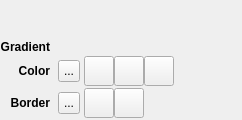
<?xml version="1.0" encoding="UTF-8"?>
<ui version="4.0">
 <class>ContextPaneWidgetRectangle</class>
 <widget class="QWidget" name="ContextPaneWidgetRectangle">
  <property name="geometry">
   <rect>
    <x>0</x>
    <y>0</y>
    <width>241</width>
    <height>120</height>
   </rect>
  </property>
  <property name="windowTitle">
   <string/>
  </property>
  <layout class="QGridLayout" name="gridLayout">
   <property name="leftMargin">
    <number>0</number>
   </property>
   <property name="topMargin">
    <number>2</number>
   </property>
   <property name="rightMargin">
    <number>2</number>
   </property>
   <property name="bottomMargin">
    <number>2</number>
   </property>
   <property name="horizontalSpacing">
    <number>4</number>
   </property>
   <property name="verticalSpacing">
    <number>2</number>
   </property>
   <item row="0" column="0">
    <widget class="QLabel" name="gradientLabel">
     <property name="font">
      <font>
       <weight>75</weight>
       <bold>true</bold>
      </font>
     </property>
     <property name="text">
      <string>Gradient</string>
     </property>
     <property name="alignment">
      <set>Qt::AlignBottom|Qt::AlignRight|Qt::AlignTrailing</set>
     </property>
    </widget>
   </item>
   <item row="0" column="1" colspan="5">
    <widget class="QmlEditorWidgets::GradientLine" name="gradientLine" native="true">
     <property name="minimumSize">
      <size>
       <width>160</width>
       <height>50</height>
      </size>
     </property>
     <property name="maximumSize">
      <size>
       <width>240</width>
       <height>16777215</height>
      </size>
     </property>
    </widget>
   </item>
   <item row="1" column="0">
    <widget class="QLabel" name="label_2">
     <property name="font">
      <font>
       <weight>75</weight>
       <bold>true</bold>
      </font>
     </property>
     <property name="text">
      <string>Color</string>
     </property>
     <property name="alignment">
      <set>Qt::AlignRight|Qt::AlignTrailing|Qt::AlignVCenter</set>
     </property>
    </widget>
   </item>
   <item row="1" column="2">
    <widget class="QmlEditorWidgets::ColorButton" name="colorColorButton">
     <property name="minimumSize">
      <size>
       <width>22</width>
       <height>22</height>
      </size>
     </property>
     <property name="maximumSize">
      <size>
       <width>22</width>
       <height>22</height>
      </size>
     </property>
     <property name="text">
      <string>...</string>
     </property>
     <property name="checkable">
      <bool>true</bool>
     </property>
    </widget>
   </item>
   <item row="1" column="3" colspan="2">
    <widget class="QWidget" name="widget_3" native="true">
     <layout class="QHBoxLayout" name="horizontalLayout">
      <property name="spacing">
       <number>0</number>
      </property>
      <property name="margin">
       <number>0</number>
      </property>
      <item>
       <widget class="QToolButton" name="colorSolid">
        <property name="minimumSize">
         <size>
          <width>30</width>
          <height>30</height>
         </size>
        </property>
        <property name="text">
         <string/>
        </property>
        <property name="icon">
         <iconset resource="resources.qrc">
          <normaloff>:/qmldesigner/images/icon_color_solid.png</normaloff>:/qmldesigner/images/icon_color_solid.png</iconset>
        </property>
        <property name="checkable">
         <bool>true</bool>
        </property>
        <property name="autoExclusive">
         <bool>true</bool>
        </property>
       </widget>
      </item>
      <item>
       <widget class="QToolButton" name="colorGradient">
        <property name="minimumSize">
         <size>
          <width>30</width>
          <height>30</height>
         </size>
        </property>
        <property name="text">
         <string/>
        </property>
        <property name="icon">
         <iconset resource="resources.qrc">
          <normaloff>:/qmldesigner/images/icon_color_gradient.png</normaloff>:/qmldesigner/images/icon_color_gradient.png</iconset>
        </property>
        <property name="checkable">
         <bool>true</bool>
        </property>
        <property name="autoExclusive">
         <bool>true</bool>
        </property>
       </widget>
      </item>
      <item>
       <widget class="QToolButton" name="colorNone">
        <property name="minimumSize">
         <size>
          <width>30</width>
          <height>30</height>
         </size>
        </property>
        <property name="text">
         <string/>
        </property>
        <property name="icon">
         <iconset resource="resources.qrc">
          <normaloff>:/qmldesigner/images/icon_color_none.png</normaloff>:/qmldesigner/images/icon_color_none.png</iconset>
        </property>
        <property name="checkable">
         <bool>true</bool>
        </property>
        <property name="autoExclusive">
         <bool>true</bool>
        </property>
       </widget>
      </item>
     </layout>
    </widget>
   </item>
   <item row="1" column="5">
    <spacer name="horizontalSpacer">
     <property name="orientation">
      <enum>Qt::Horizontal</enum>
     </property>
     <property name="sizeHint" stdset="0">
      <size>
       <width>9</width>
       <height>29</height>
      </size>
     </property>
    </spacer>
   </item>
   <item row="2" column="0">
    <widget class="QLabel" name="label_3">
     <property name="font">
      <font>
       <weight>75</weight>
       <bold>true</bold>
      </font>
     </property>
     <property name="text">
      <string>Border</string>
     </property>
     <property name="alignment">
      <set>Qt::AlignRight|Qt::AlignTrailing|Qt::AlignVCenter</set>
     </property>
    </widget>
   </item>
   <item row="2" column="2">
    <widget class="QmlEditorWidgets::ColorButton" name="borderColorButton">
     <property name="minimumSize">
      <size>
       <width>22</width>
       <height>22</height>
      </size>
     </property>
     <property name="maximumSize">
      <size>
       <width>22</width>
       <height>22</height>
      </size>
     </property>
     <property name="text">
      <string>...</string>
     </property>
     <property name="checkable">
      <bool>true</bool>
     </property>
    </widget>
   </item>
   <item row="2" column="3">
    <widget class="QWidget" name="widget_2" native="true">
     <layout class="QHBoxLayout" name="horizontalLayout_2">
      <property name="spacing">
       <number>0</number>
      </property>
      <property name="margin">
       <number>0</number>
      </property>
      <item>
       <widget class="QToolButton" name="borderSolid">
        <property name="minimumSize">
         <size>
          <width>30</width>
          <height>30</height>
         </size>
        </property>
        <property name="text">
         <string/>
        </property>
        <property name="icon">
         <iconset resource="resources.qrc">
          <normaloff>:/qmldesigner/images/icon_color_solid.png</normaloff>:/qmldesigner/images/icon_color_solid.png</iconset>
        </property>
        <property name="checkable">
         <bool>true</bool>
        </property>
        <property name="autoExclusive">
         <bool>true</bool>
        </property>
       </widget>
      </item>
      <item>
       <widget class="QToolButton" name="borderNone">
        <property name="minimumSize">
         <size>
          <width>30</width>
          <height>30</height>
         </size>
        </property>
        <property name="text">
         <string/>
        </property>
        <property name="icon">
         <iconset resource="resources.qrc">
          <normaloff>:/qmldesigner/images/icon_color_none.png</normaloff>:/qmldesigner/images/icon_color_none.png</iconset>
        </property>
        <property name="checkable">
         <bool>true</bool>
        </property>
        <property name="autoExclusive">
         <bool>true</bool>
        </property>
       </widget>
      </item>
     </layout>
    </widget>
   </item>
  </layout>
 </widget>
 <customwidgets>
  <customwidget>
   <class>QmlEditorWidgets::ColorButton</class>
   <extends>QToolButton</extends>
   <header location="global">qmleditorwidgets/colorbutton.h</header>
  </customwidget>
  <customwidget>
   <class>QmlEditorWidgets::GradientLine</class>
   <extends>QWidget</extends>
   <header location="global">qmleditorwidgets/gradientline.h</header>
   <container>1</container>
  </customwidget>
 </customwidgets>
 <resources>
  <include location="resources.qrc"/>
 </resources>
 <connections/>
</ui>
